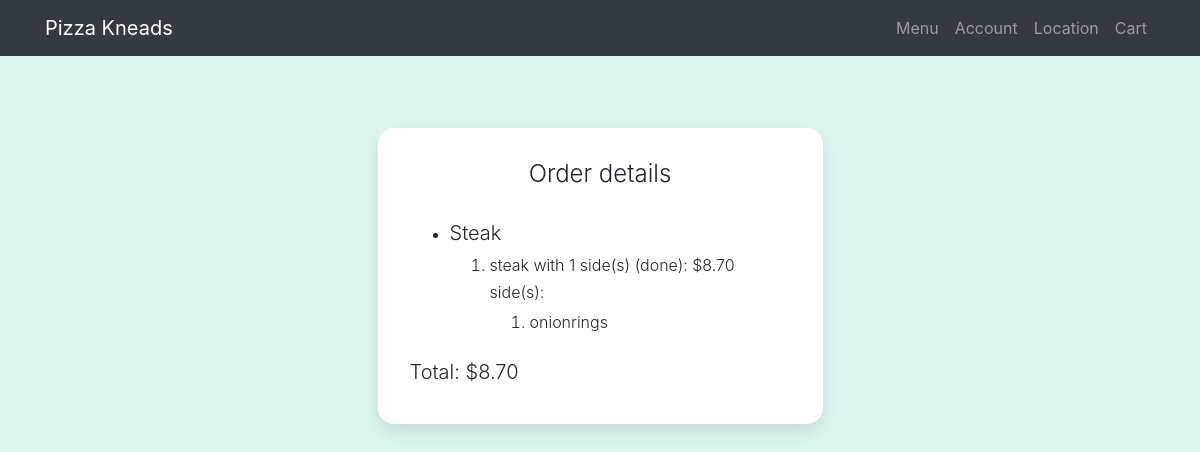
/25/orderdetails (signed in), run on the app's committed database.
### orders/models.py (models this page shows, shortened)
class CustomisedSteak(models.Model):
    steak_type = models.ForeignKey(Steak, on_delete=models.CASCADE)
    sides = models.ManyToManyField(Steakside, blank=True)
    order = models.ForeignKey(Order, on_delete=models.CASCADE, related_name="steaks")
    done = models.CharField(max_length=64, default="done")

class Steak(models.Model):
    side_num = models.IntegerField()
    price = models.DecimalField(max_digits=6, decimal_places=2)
    size = models.CharField(max_length=2)

class Steakside(models.Model):
    side = models.CharField(max_length=64)

class Order(models.Model):
    customer = models.ForeignKey(settings.AUTH_USER_MODEL, on_delete=models.CASCADE, related_name="orders")
    bill = models.DecimalField(max_digits=6, decimal_places=2, blank=True, null=True)
    order_time = models.DateTimeField(blank=True, null=True)

### orders/views.py (the view)
# urls.py: path("<int:id>/orderdetails", views.orderdetails, name="orderdetails"),
def orderdetails(request, id):
    if not request.user.is_authenticated:
        return render(request, "orders/login.html", {"message": None}) #done
    order = Order.objects.all().get(id=id)
    context = {
        "order": order
    }
    return render(request, "orders/orderdetails.html", context)

### orders/templates/orders/orderdetails.html (shortened to what this page needs)
{% extends "orders/layout.html" %}
{% load static %}
{% block head %}
<link rel="stylesheet" href="{% static 'orders/account.css' %}"/>
{% endblock %}
{% block body %}
<body">
  <div style="height:80px"></div>
  <div class="container">
    <div class="row">
      <div class="col-sm-9 col-md-7 col-lg-5 mx-auto">
        <div class="card card-signin my-5">
          <div class="card-body">
            <h5 class="card-title text-center">Order details</h5>
            <ul>
            {% if order.steaks.all %}
              <li><h5 class="font-weight-light">Steak</h5></li>
              <ol>
                {% for steak in order.steaks.all %}
                <li class="font-weight-light">
                  <h6 class="font-weight-light">steak with {{ steak.steak_type.side_num }} side(s) ({{ steak.done }}): ${{ steak.steak_type.price }}</h6>
                  {% if steak.sides.all %}
                  <h6 class="font-weight-light">side(s):</h6>
                  <ol>
                    {% for side in steak.sides.all %}
                    <li class="font-weight-light">{{ side.side }}</li>
                    {% endfor %}
                  </ol>
                  {% endif %}
                </li>
                {% endfor %}
              </ol>
            {% endif %}
            </ul>
            <div style="height:10px"></div>
            <h5 class="font-weight-light">Total: ${{ order.bill }}</h5>
          </div>
        </div>
      </div>
    </div>
  </div>
</body>
{% endblock %}

### orders/static/orders/account.css (style rules this page uses)
:root { --input-padding-x: 1.5rem; --input-padding-y: .75rem; }
.card-signin { border: 0; border-radius: 1rem; box-shadow: 0 0.5rem 1rem 0 rgba(0, 0, 0, 0.1); margin-top: 50px; }
.card-signin .card-title { margin-bottom: 2rem; font-weight: 300; font-size: 1.5rem; }
.card-signin .card-body { padding: 2rem; }

### data on the page
CustomisedSteak: steak_type.side_num "1", done "done", steak_type.price "8.70"
Steakside: side "onionrings"
Order: bill "8.70"
